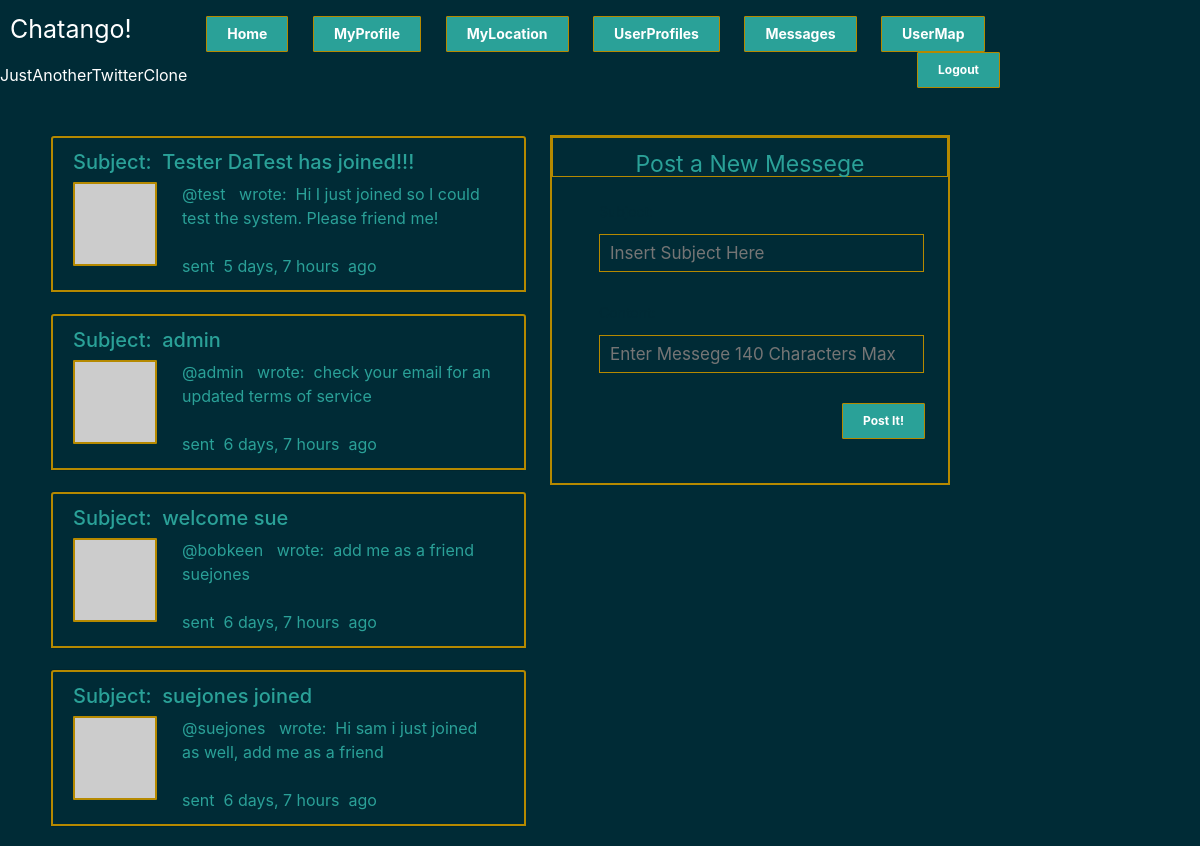
/public (signed in, upper part), run on an earlier commit of the app's database.
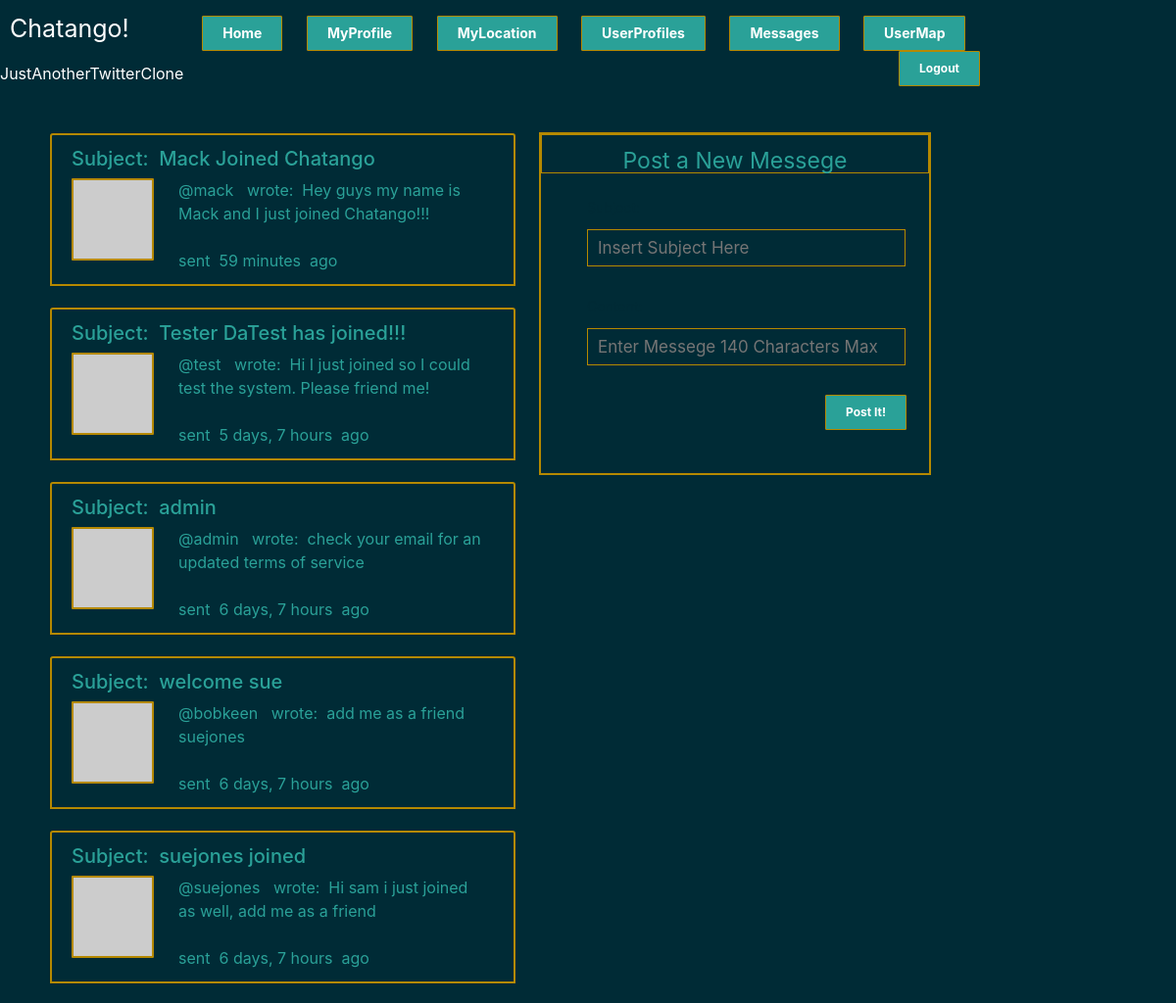
And on a later commit of the database.
### chats/models.py (models this page shows, shortened)
class Spam(models.Model):
    user = models.ForeignKey(User, on_delete=models.CASCADE)
    subject = models.CharField(max_length=50)
    content = models.CharField(max_length=140, verbose_name="Message")
    timestamp = models.DateTimeField(auto_now_add=True)
    class Meta:
        ordering = ['-timestamp']

### chats/views.py (the view, shortened to what this page needs)
# urls.py: url(r'^public$', 'chats.views.public'),
@login_required
def public(request, spam_form=None):
    messages = Spam.objects.order_by('-timestamp')
    spam_form = spam_form or SpamForm()
    return render(request, 'public.html',
{'spam_form':spam_form, 'next_url':'/public', 'messages':messages, 'username': request.user.username})

### chats/forms.py
class SpamForm(forms.ModelForm):
    content = forms.CharField(required=True, widget=forms.widgets.TextInput(attrs={'placeholder': 'Enter Messege 140 Characters Max ','class': 'messageText', 'size':'50'}))
    subject = forms.CharField(required=True, widget=forms.widgets.TextInput(attrs={'placeholder': 'Insert Subject Here'}))
    class Meta:
        model = Spam
        exclude = ('user','timestamp',)

### chats/templates/public.html (shortened to what this page needs)
{% extends "base.html" %}
{% block content %}
<div class="panel right">
   <h1>Post a New Messege</h1>
   <p>
   <form action="/public" method="post">
      {{ spam_form.as_p}}
      <input type="submit" id="btnPostIT" value="Post It!">
   </form>
   </p>
</div>
{% for message in messages %}
<div class="textWrapper">
   <div class="card flex-row flex-wrap">
      <div class="card-header">
         <h5>Subject: &nbsp{{ message.subject }}</h5>
         <img class="avatar" src='http://www.robohash.org/{{ message.user.username }}?size=65x65'>
         <div class="card-block px-2">
            <p class="card-text">@{{ message.user.username }} &nbsp wrote: &nbsp{{ message.content }}<br><br>
               sent &nbsp{{ message.timestamp|timesince }}&nbsp ago
            </p>
         </div>
      </div>
   </div>
</div>
{% endfor %}
{% endblock %}

What changed in the data, as far as the page shows it:
added Spam: subject "Mack Joined Chatango", user.username "mack", content "Hey guys my name is Mack and I just joined Chatango!!!", timestamp "59 minutes"
